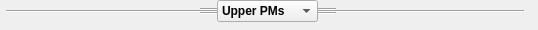
       <widget class="QFrame" name="fUpperLowerArrays">
        <property name="geometry">
         <rect>
          <x>4</x>
          <y>7</y>
          <width>538</width>
          <height>30</height>
         </rect>
        </property>
        <property name="frameShape">
         <enum>QFrame::NoFrame</enum>
        </property>
        <property name="frameShadow">
         <enum>QFrame::Raised</enum>
        </property>
        <widget class="QComboBox" name="cobUpperLowerPMs">
         <property name="geometry">
          <rect>
           <x>217</x>
           <y>0</y>
           <width>101</width>
           <height>22</height>
          </rect>
         </property>
         <property name="font">
          <font>
           <weight>75</weight>
           <bold>true</bold>
          </font>
         </property>
         <item>
          <property name="text">
           <string>Upper PMs</string>
          </property>
         </item>
         <item>
          <property name="text">
           <string>Lower PMs</string>
          </property>
         </item>
        </widget>
        <widget class="Line" name="line_74">
         <property name="geometry">
          <rect>
           <x>6</x>
           <y>10</y>
           <width>518</width>
           <height>3</height>
          </rect>
         </property>
         <property name="orientation">
          <enum>Qt::Horizontal</enum>
         </property>
        </widget>
        <widget class="Line" name="lineUpperPMs">
         <property name="geometry">
          <rect>
           <x>200</x>
           <y>8</y>
           <width>136</width>
           <height>3</height>
          </rect>
         </property>
         <property name="orientation">
          <enum>Qt::Horizontal</enum>
         </property>
        </widget>
        <widget class="Line" name="lineLowerPMs">
         <property name="geometry">
          <rect>
           <x>200</x>
           <y>12</y>
           <width>136</width>
           <height>3</height>
          </rect>
         </property>
         <property name="orientation">
          <enum>Qt::Horizontal</enum>
         </property>
        </widget>
        <zorder>line_74</zorder>
        <zorder>lineUpperPMs</zorder>
        <zorder>lineLowerPMs</zorder>
        <zorder>cobUpperLowerPMs</zorder>
       </widget>
